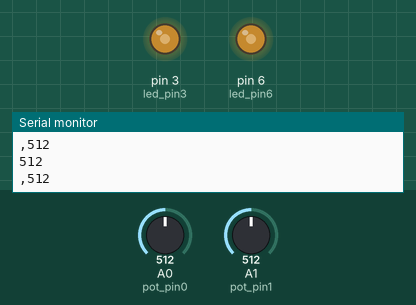
This sketch was run on a simulated Arduino Uno, built with avr-gcc and run on an emulated ATmega328P. Shown: output pins drawn as LEDs (lit = HIGH), the last lines printed to the serial monitor. The test bench sets the inputs (shaded band); at power-on: A0 (pot_pin0) = 512, A1 (pot_pin1) = 512.

Above: at 1.2 s.
1.3 s: A0 (pot_pin0) set to 716
At 2.3 s:
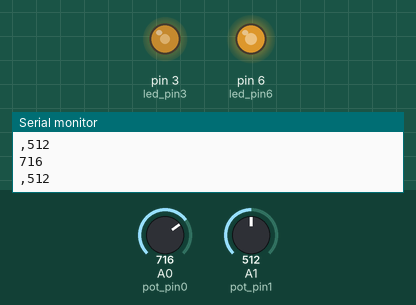
2.8 s: A1 (pot_pin1) set to 716
At 3.5 s:
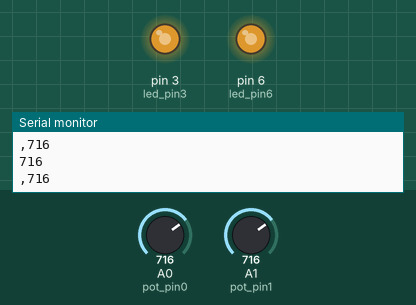
4.3 s: A0 (pot_pin0) set to 900
At 5.5 s:
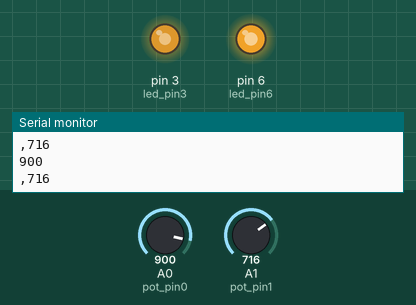
5.8 s: A1 (pot_pin1) set to 900
At 6.8 s:
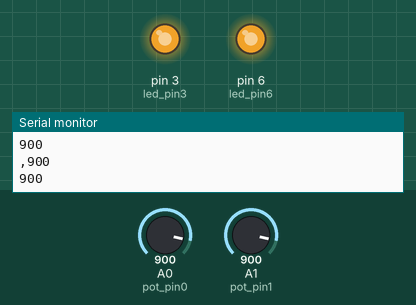
7.3 s: A0 (pot_pin0) set to 511
At 8.3 s:
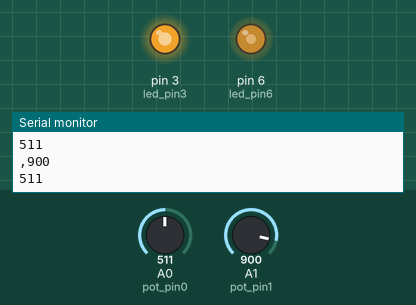
8.8 s: A1 (pot_pin1) set to 122
At 9.5 s:
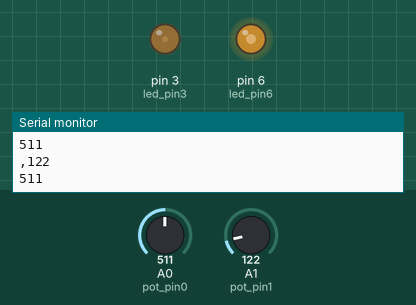
Timing chart, 0 to 11.3 s (numbered marks = the images above; inputs shaded):
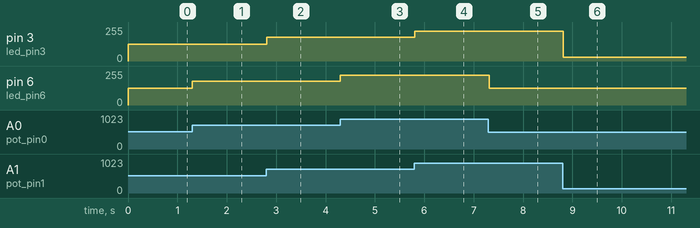

Measured:
- after the input at 1.3 s, pin 6 (led_pin6): 127/255 → 178/255 at once
- after the input at 2.8 s, pin 3 (led_pin3): 127/255 → 178/255 at once
- after the input at 4.3 s, pin 6 (led_pin6): 178/255 → 224/255 at once
- after the input at 5.8 s, pin 3 (led_pin3): 178/255 → 224/255 at once
- after the input at 7.3 s, pin 6 (led_pin6): 224/255 → 127/255 at once
- after the input at 8.8 s, pin 3 (led_pin3): 224/255 → 30/255 at once

The sketch:

ledDimmingNoMap.ino
```cpp
int led_pin6 = 6;
int led_pin3 = 3;
//int led_pin5 = 5;
//int led_pin9 = 9;
//int led_pin10 = 10;
int pot_pin0 = A0;
int pot_pin1 = A1;
//int pot_pin2 = A2;
//int pot_pin3 = A3;
//int pot_pin4 = A4;
int output1;
int output2;
//int output3;
//int output4;
//int output5;
int led_value1;
int led_value2;
//int led_value3;
//int led_value4;
//int led_value5;
void setup() {
  // put your setup code here, to run once:
  pinMode(led_pin6,OUTPUT);
  pinMode(led_pin3,OUTPUT);
  //pinMode(led_pin5,OUTPUT);
  //pinMode(led_pin9,OUTPUT);
  //pinMode(led_pin10,OUTPUT);

  //read pins

  Serial.begin(9600); // initialize serial communication at 9600 bits per second
}

void loop() {
  // put your main code here, to run repeatedly:
   //first set of pins: ~6 to A0, output1, led_value1
   output1 = analogRead(pot_pin0);
   led_value1 = map(output1, 0, 1023, 0, 255);
   analogWrite(led_pin6, led_value1);
   delay(1);
   //second set of pins: ~3 to A1, output2, led_value2
   output2 = analogRead(pot_pin1);
   led_value2 = map(output2, 0, 1023, 0, 255);
   analogWrite(led_pin3, led_value2);
   delay(1);
  //first set of pins: ~5 to A2, output1, led_value1
   //output3 = analogRead(pot_pin2);
   //led_value3 = map(output3, 0, 1023, 0, 255);
   //analogWrite(led_pin5, led_value3);
   //delay(1);
   //second set of pins: ~9 to A3, output2, led_value2
   //output4 = analogRead(pot_pin3);
   //led_value4 = map(output4, 0, 1023, 0, 255);
   //analogWrite(led_pin9, led_value4);
   //delay(1);
   //second set of pins: ~10 to A4, output2, led_value2
   //output5 = analogRead(pot_pin4);
   //led_value5 = map(output5, 0, 1023, 0, 255);
   //analogWrite(led_pin10, led_value5);
   //delay(1);

   //read pins
   int sensorValue1 = analogRead(A0);
   int sensorValue2 = analogRead(A1);
   //int sensorValue3 = analogRead(A2);
   //int sensorValue4 = analogRead(A3);
   //int sensorValue5 = analogRead(A4);
   Serial.println(sensorValue1);//print out the value
   Serial.print(",");
   Serial.println(sensorValue2); //print out the value
   //Serial.print(",");
   //Serial.println(sensorValue3); //print out the value
   //Serial.print(",");
   //Serial.print(sensorValue4); //print out the value
   //Serial.print(",");
   //Serial.println(sensorValue5); //print out the value
   delay(10); //delay in between for stability

}
```
